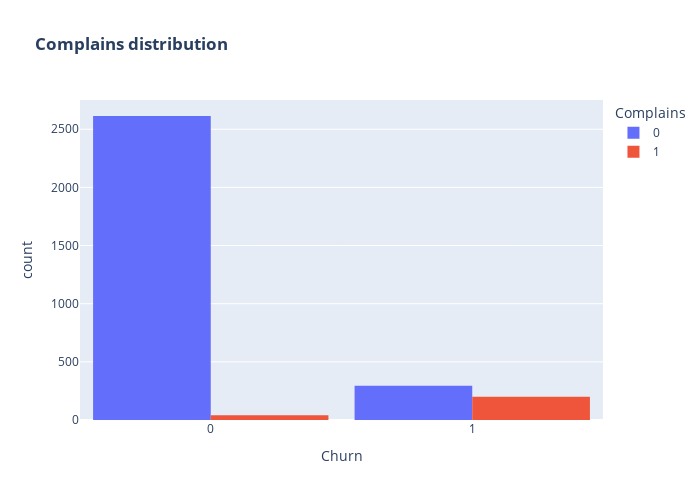

Notebook source saved alongside this figure:
### Code cell
def create_histogram(feature):
    fig = px.histogram(df, x="Churn", color=feature, barmode="group", title=f"<b>{feature} distribution<b>")
    fig.update_layout(width=700, height=500, bargap=0.1)
    fig.show()
create_histogram("Complains")

### Figure 1 — Plotly figure (JSON) as saved in the notebook; plotly's stock layout.template omitted (floating-point values rounded to 4 significant figures; data arrays with more than 128 entries replaced by an {"elided": "..."} marker saying what was removed)
{"data": [{"alignmentgroup": "True", "bingroup": "x", "hovertemplate": "Complains=0<br>Churn=%{x}<br>count=%{y}<extra></extra>", "legendgroup": "0", "marker": {"color": "#636efa", "pattern": {"shape": ""}}, "name": "0", "offsetgroup": "0", "orientation": "v", "showlegend": true, "type": "histogram", "x": {"elided": "2909 int values"}, "xaxis": "x", "yaxis": "y"}, {"alignmentgroup": "True", "bingroup": "x", "hovertemplate": "Complains=1<br>Churn=%{x}<br>count=%{y}<extra></extra>", "legendgroup": "1", "marker": {"color": "#EF553B", "pattern": {"shape": ""}}, "name": "1", "offsetgroup": "1", "orientation": "v", "showlegend": true, "type": "histogram", "x": {"elided": "241 int values"}, "xaxis": "x", "yaxis": "y"}], "layout": {"bargap": 0.1, "barmode": "group", "height": 500, "legend": {"title": {"text": "Complains"}, "tracegroupgap": 0}, "title": {"text": "<b>Complains distribution<b>"}, "width": 700, "xaxis": {"anchor": "y", "domain": [0, 1], "title": {"text": "Churn"}}, "yaxis": {"anchor": "x", "domain": [0, 1], "title": {"text": "count"}}}}
